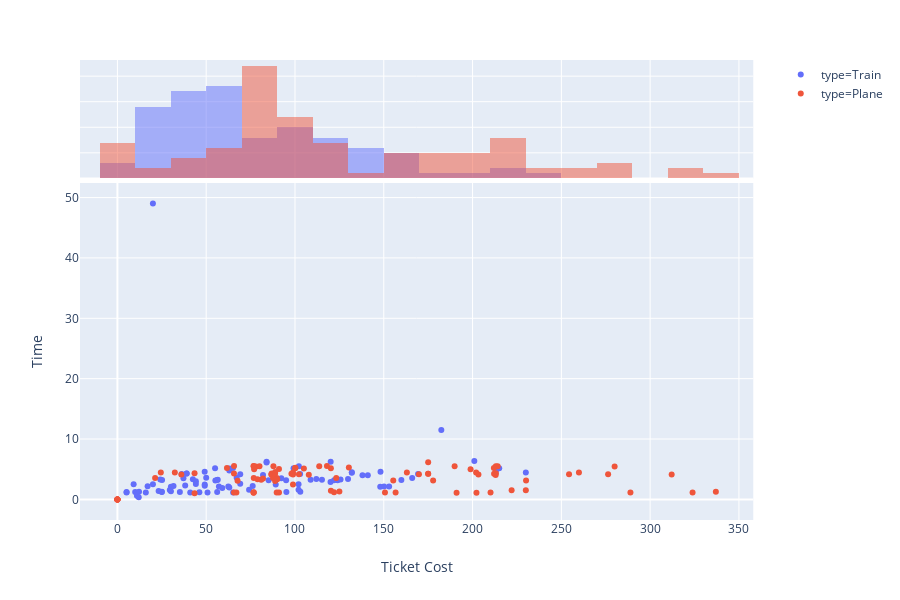

Notebook cell for this chart:
### Code cell
import plotly.express as px
fig = px.scatter(df_scatter_plot, x="Ticket Cost", y="Time", color="type", marginal_x="histogram")
fig.show()
